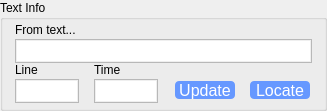
     <widget class="QGroupBox" name="eTextInfoBox">
      <property name="geometry">
       <rect>
        <x>8</x>
        <y>464</y>
        <width>327</width>
        <height>111</height>
       </rect>
      </property>
      <property name="styleSheet">
       <string notr="true">QPlainTextEdit {
    font-size: 9;
    border-radius: 0pts;
    max-height: 20px;
    min-width: 45px;
    min-height: 20px;
    padding: 1px;
}
QPushButton {
     border: 0px solid black;
     min-width: 60px;
	 min-height: 18px;
     max-width: 60px;
	 max-height: 18px;
	background: #6698FF;
	color: white;    
	border: 0px solid black;
	border-radius: 4px;
    	padding: 0 0 0 0;
    	margin: 0 0 0 0;
}

QPushButton:pressed {
	background: #1E90FF;
	border: 2px outset #1E90FF;
}
</string>
      </property>
      <property name="title">
       <string>Text Info</string>
      </property>
      <widget class="QPlainTextEdit" name="eSourceText">
       <property name="geometry">
        <rect>
         <x>15</x>
         <y>39</y>
         <width>297</width>
         <height>22</height>
        </rect>
       </property>
       <property name="font">
        <font>
         <pointsize>9</pointsize>
         <weight>50</weight>
         <italic>false</italic>
         <bold>false</bold>
        </font>
       </property>
       <property name="toolTip">
        <string>if this is from a text,
text name and line number</string>
       </property>
       <property name="verticalScrollBarPolicy">
        <enum>Qt::ScrollBarAlwaysOff</enum>
       </property>
       <property name="horizontalScrollBarPolicy">
        <enum>Qt::ScrollBarAlwaysOff</enum>
       </property>
       <property name="readOnly">
        <bool>true</bool>
       </property>
      </widget>
      <widget class="QLabel" name="eLabelTranscriber">
       <property name="geometry">
        <rect>
         <x>15</x>
         <y>22</y>
         <width>104</width>
         <height>16</height>
        </rect>
       </property>
       <property name="font">
        <font>
         <pointsize>9</pointsize>
        </font>
       </property>
       <property name="text">
        <string>From text...</string>
       </property>
      </widget>
      <widget class="QLabel" name="label_9">
       <property name="geometry">
        <rect>
         <x>94</x>
         <y>62</y>
         <width>38</width>
         <height>16</height>
        </rect>
       </property>
       <property name="font">
        <font>
         <pointsize>9</pointsize>
        </font>
       </property>
       <property name="text">
        <string>Time</string>
       </property>
      </widget>
      <widget class="QPlainTextEdit" name="eTimeCode">
       <property name="geometry">
        <rect>
         <x>94</x>
         <y>79</y>
         <width>64</width>
         <height>22</height>
        </rect>
       </property>
       <property name="font">
        <font>
         <pointsize>9</pointsize>
        </font>
       </property>
       <property name="toolTip">
        <string>time in recording</string>
       </property>
       <property name="verticalScrollBarPolicy">
        <enum>Qt::ScrollBarAlwaysOff</enum>
       </property>
       <property name="horizontalScrollBarPolicy">
        <enum>Qt::ScrollBarAlwaysOff</enum>
       </property>
       <property name="readOnly">
        <bool>false</bool>
       </property>
      </widget>
      <widget class="QPlainTextEdit" name="eLineNumber">
       <property name="geometry">
        <rect>
         <x>15</x>
         <y>79</y>
         <width>64</width>
         <height>22</height>
        </rect>
       </property>
       <property name="font">
        <font>
         <pointsize>9</pointsize>
        </font>
       </property>
       <property name="toolTip">
        <string>time in recording</string>
       </property>
       <property name="verticalScrollBarPolicy">
        <enum>Qt::ScrollBarAlwaysOff</enum>
       </property>
       <property name="horizontalScrollBarPolicy">
        <enum>Qt::ScrollBarAlwaysOff</enum>
       </property>
       <property name="readOnly">
        <bool>true</bool>
       </property>
      </widget>
      <widget class="QLabel" name="label_14">
       <property name="geometry">
        <rect>
         <x>15</x>
         <y>62</y>
         <width>38</width>
         <height>16</height>
        </rect>
       </property>
       <property name="font">
        <font>
         <pointsize>9</pointsize>
        </font>
       </property>
       <property name="text">
        <string>Line</string>
       </property>
      </widget>
      <widget class="QPushButton" name="eLocateBtn">
       <property name="geometry">
        <rect>
         <x>250</x>
         <y>81</y>
         <width>60</width>
         <height>18</height>
        </rect>
       </property>
       <property name="font">
        <font>
         <pointsize>12</pointsize>
         <weight>50</weight>
         <italic>false</italic>
         <bold>false</bold>
        </font>
       </property>
       <property name="toolTip">
        <string>find this example 
in a text or dataset</string>
       </property>
       <property name="text">
        <string>Locate</string>
       </property>
      </widget>
      <widget class="QPushButton" name="eUpdateBtn">
       <property name="geometry">
        <rect>
         <x>175</x>
         <y>81</y>
         <width>60</width>
         <height>18</height>
        </rect>
       </property>
       <property name="font">
        <font>
         <pointsize>12</pointsize>
        </font>
       </property>
       <property name="toolTip">
        <string>update example in text and return to text</string>
       </property>
       <property name="text">
        <string>Update</string>
       </property>
      </widget>
     </widget>
